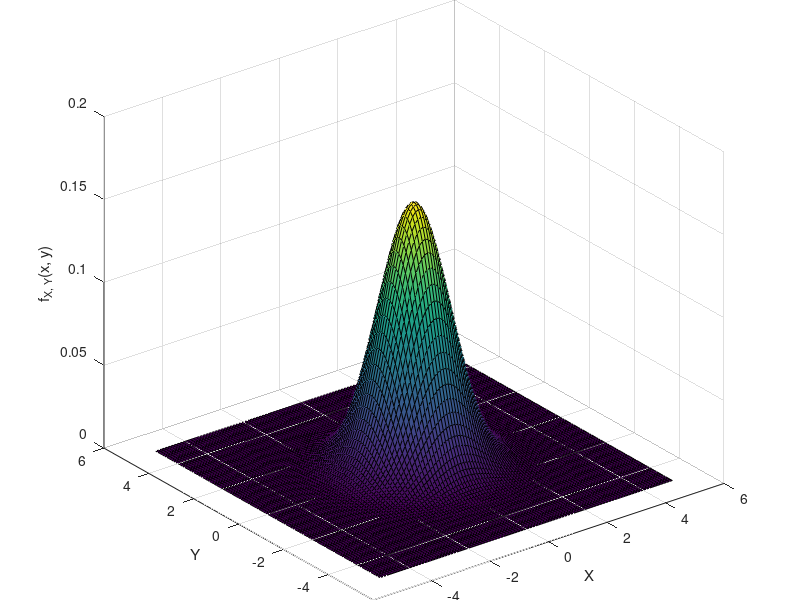
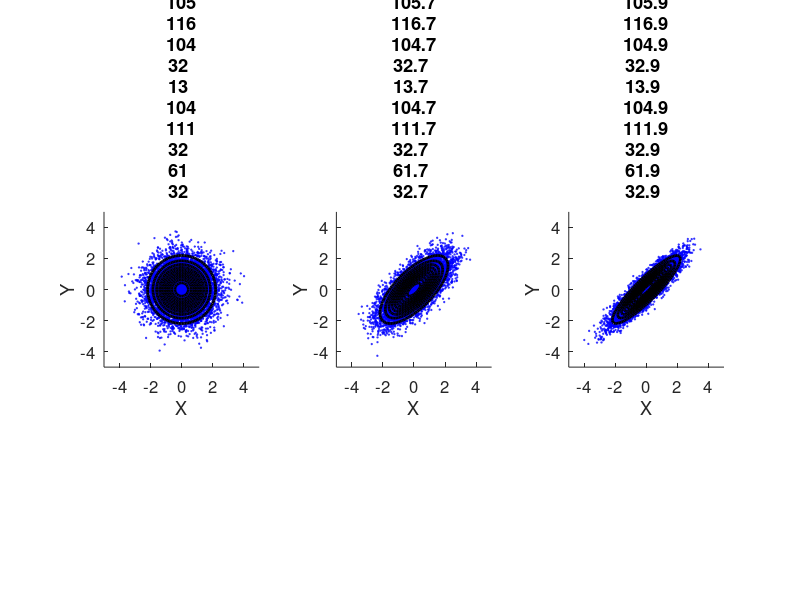

The MATLAB source for these figures, in order:
clear all;

% Model parameters
mu_x = 0;
sigma_x = 1;
mu_y = 0;
sigma_y = 1;
% List of rho (correlation values) to test, X and Y independent if p = 0
rho = [0, 0.7, 0.9];
% Joint pdf formula
f = @(x, y, rho) 1/(2*pi*sigma_x*sigma_y*sqrt(1 - rho^2)) * ...
    exp(-1/(2*(1 - rho^2)) .* (((x - mu_x)/sigma_x).^2 - ...
    (2*rho*(x - mu_x).*(y - mu_y))/(sigma_x*sigma_y) + ((y - mu_y)/sigma_y).^2));

% Plot joint pdf
[X, Y] = meshgrid(-5:0.1:5,-5:0.1:5);

figure
surf(X, Y, f(X, Y, rho(1)))
xlabel("X")
ylabel("Y")
zlabel("f_{X, Y}(x, y)")
title("Surface plot of joint PDF of X and Y with \rho = " + rho(1))

% Number of samples to generate
N = 10^4;
% Store generated x and y
xy = [];
% Initial y value (starting point for sampler)
y = 0;

% Run Gibbs sampler
figure
for k = 1:length(rho)
    for i = 1:N
        % (X|Y = y) ~ N(rho*y, 1 - rho^2)
        x = randn*sqrt(1 - rho(k)^2) + rho(k)*y;
        % (Y|X = x) ~ N(rho*x, 1 - rho^2)
        y = randn*sqrt(1 - rho(k)^2) + rho(k)*x;
        xy(i,:) = [x, y];
    end
    
    % Plot generated data
    subplot(1, 3, k)
    hold on
    plot(xy(:,1), xy(:,2), 'bo', 'MarkerSize', 1)
    contour(X, Y, f(X, Y, rho(k)), 'LineColor', 'k', 'LineWidth', 2)
    xlabel("X")
    ylabel("Y")
    title("Plot of data generated using Gibbs Sampler with \rho = " + rho(k))
    set(gca, 'FontSize', 12)
    % Makes axes square and stops stretching of plots (which can make X and
    % Y look dependent even when they are not i.e. rho = 0)
    axis equal
    hold off
end
